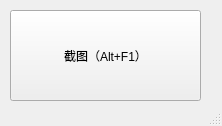
<?xml version="1.0" encoding="UTF-8"?>
<ui version="4.0">
 <class>MainWindow</class>
 <widget class="QMainWindow" name="MainWindow">
  <property name="geometry">
   <rect>
    <x>0</x>
    <y>0</y>
    <width>222</width>
    <height>126</height>
   </rect>
  </property>
  <property name="windowTitle">
   <string>截图工具v1.0</string>
  </property>
  <widget class="QWidget" name="centralwidget">
   <widget class="QPushButton" name="captureBTN">
    <property name="geometry">
     <rect>
      <x>10</x>
      <y>10</y>
      <width>191</width>
      <height>91</height>
     </rect>
    </property>
    <property name="text">
     <string>截图（Alt+F1）</string>
    </property>
   </widget>
  </widget>
  <widget class="QMenuBar" name="menubar">
   <property name="geometry">
    <rect>
     <x>0</x>
     <y>0</y>
     <width>222</width>
     <height>23</height>
    </rect>
   </property>
  </widget>
  <widget class="QStatusBar" name="statusbar"/>
 </widget>
 <resources/>
 <connections/>
</ui>
